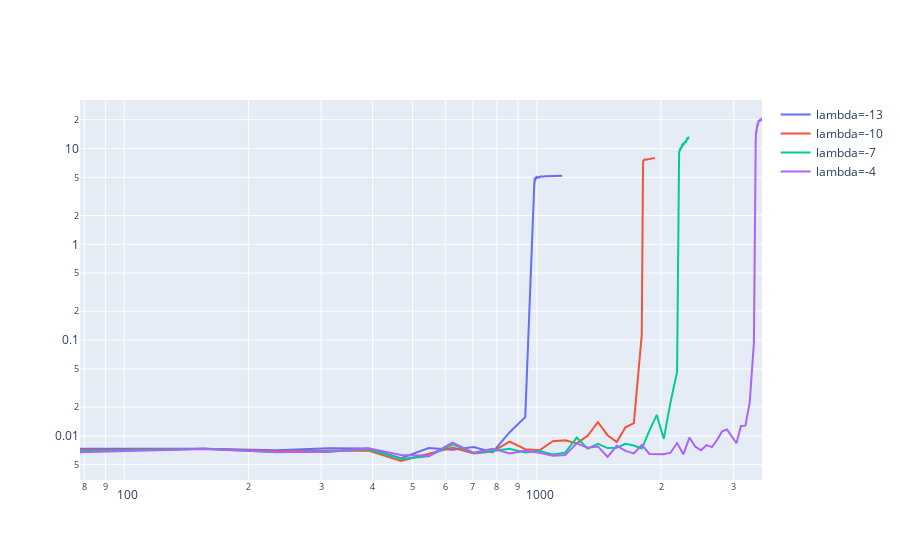

The code cell stored with this chart in its notebook:
### Code cell
fig = pgo.Figure(data=[
	pgo.Scatter(x=ld_data[ld][:, 0], y=ld_data[ld][:, 9], name=f"lambda={ld}")
	for ld in lds
])
fig.update_xaxes(type="log")
fig.update_yaxes(type="log")

### Figure 1 — Plotly figure (JSON) as saved in the notebook; plotly's stock layout.template omitted (floating-point values rounded to 4 significant figures; data arrays with more than 128 entries replaced by an {"elided": "..."} marker saying what was removed)
{"data": [{"name": "lambda=-13", "type": "scatter", "x": {"elided": "188 float values"}, "y": {"elided": "188 float values"}}, {"name": "lambda=-10", "type": "scatter", "x": {"elided": "188 float values"}, "y": {"elided": "188 float values"}}, {"name": "lambda=-7", "type": "scatter", "x": {"elided": "188 float values"}, "y": {"elided": "188 float values"}}, {"name": "lambda=-4", "type": "scatter", "x": {"elided": "188 float values"}, "y": {"elided": "188 float values"}}], "layout": {"xaxis": {"type": "log"}, "yaxis": {"type": "log"}}}
